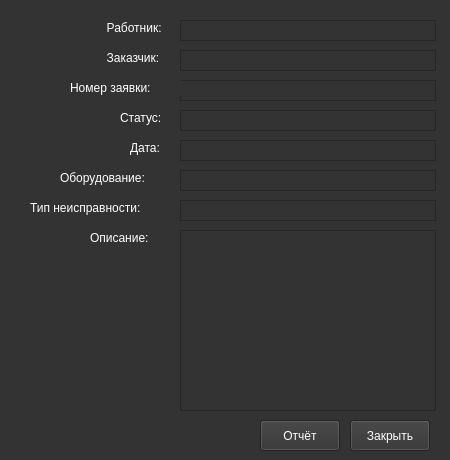
<?xml version="1.0" encoding="UTF-8"?>
<ui version="4.0">
 <class>RequestDescriptionWindow</class>
 <widget class="QMainWindow" name="RequestDescriptionWindow">
  <property name="geometry">
   <rect>
    <x>0</x>
    <y>0</y>
    <width>450</width>
    <height>460</height>
   </rect>
  </property>
  <property name="minimumSize">
   <size>
    <width>450</width>
    <height>460</height>
   </size>
  </property>
  <property name="maximumSize">
   <size>
    <width>450</width>
    <height>460</height>
   </size>
  </property>
  <property name="windowTitle">
   <string>RequestDescriptionWindow</string>
  </property>
  <property name="styleSheet">
   <string notr="true">background-color: #333333;
color: #ffffff;</string>
  </property>
  <widget class="QWidget" name="centralwidget">
   <widget class="QTextBrowser" name="textBrowser_applicationID">
    <property name="geometry">
     <rect>
      <x>180</x>
      <y>80</y>
      <width>256</width>
      <height>21</height>
     </rect>
    </property>
    <property name="verticalScrollBarPolicy">
     <enum>Qt::ScrollBarAlwaysOff</enum>
    </property>
    <property name="horizontalScrollBarPolicy">
     <enum>Qt::ScrollBarAlwaysOff</enum>
    </property>
   </widget>
   <widget class="QTextBrowser" name="textBrowser_typeOfFault">
    <property name="geometry">
     <rect>
      <x>180</x>
      <y>200</y>
      <width>256</width>
      <height>21</height>
     </rect>
    </property>
    <property name="verticalScrollBarPolicy">
     <enum>Qt::ScrollBarAlwaysOff</enum>
    </property>
    <property name="horizontalScrollBarPolicy">
     <enum>Qt::ScrollBarAlwaysOff</enum>
    </property>
   </widget>
   <widget class="QPushButton" name="pushButton">
    <property name="geometry">
     <rect>
      <x>350</x>
      <y>420</y>
      <width>80</width>
      <height>31</height>
     </rect>
    </property>
    <property name="text">
     <string>Закрыть</string>
    </property>
   </widget>
   <widget class="QLabel" name="label_typeOfFault">
    <property name="geometry">
     <rect>
      <x>30</x>
      <y>200</y>
      <width>141</width>
      <height>16</height>
     </rect>
    </property>
    <property name="text">
     <string>Тип неисправности:</string>
    </property>
   </widget>
   <widget class="QLabel" name="label_customer">
    <property name="geometry">
     <rect>
      <x>100</x>
      <y>50</y>
      <width>81</width>
      <height>16</height>
     </rect>
    </property>
    <property name="text">
     <string>  Заказчик:</string>
    </property>
   </widget>
   <widget class="QTextBrowser" name="textBrowser_date">
    <property name="geometry">
     <rect>
      <x>180</x>
      <y>140</y>
      <width>256</width>
      <height>21</height>
     </rect>
    </property>
    <property name="verticalScrollBarPolicy">
     <enum>Qt::ScrollBarAlwaysOff</enum>
    </property>
    <property name="horizontalScrollBarPolicy">
     <enum>Qt::ScrollBarAlwaysOff</enum>
    </property>
   </widget>
   <widget class="QLabel" name="label_more">
    <property name="geometry">
     <rect>
      <x>90</x>
      <y>230</y>
      <width>81</width>
      <height>16</height>
     </rect>
    </property>
    <property name="text">
     <string>Описание:</string>
    </property>
   </widget>
   <widget class="QTextBrowser" name="textBrowser_status">
    <property name="geometry">
     <rect>
      <x>180</x>
      <y>110</y>
      <width>256</width>
      <height>21</height>
     </rect>
    </property>
    <property name="verticalScrollBarPolicy">
     <enum>Qt::ScrollBarAlwaysOff</enum>
    </property>
    <property name="horizontalScrollBarPolicy">
     <enum>Qt::ScrollBarAlwaysOff</enum>
    </property>
   </widget>
   <widget class="QLabel" name="label_applicationID">
    <property name="geometry">
     <rect>
      <x>70</x>
      <y>80</y>
      <width>111</width>
      <height>16</height>
     </rect>
    </property>
    <property name="text">
     <string>Номер заявки:</string>
    </property>
   </widget>
   <widget class="QLabel" name="label_date">
    <property name="geometry">
     <rect>
      <x>130</x>
      <y>140</y>
      <width>41</width>
      <height>16</height>
     </rect>
    </property>
    <property name="text">
     <string>Дата:</string>
    </property>
   </widget>
   <widget class="QTextBrowser" name="textBrowser_more">
    <property name="geometry">
     <rect>
      <x>180</x>
      <y>230</y>
      <width>256</width>
      <height>181</height>
     </rect>
    </property>
   </widget>
   <widget class="QLabel" name="label_equipment">
    <property name="geometry">
     <rect>
      <x>60</x>
      <y>170</y>
      <width>111</width>
      <height>16</height>
     </rect>
    </property>
    <property name="text">
     <string>Оборудование:</string>
    </property>
   </widget>
   <widget class="QTextBrowser" name="textBrowser_customer">
    <property name="geometry">
     <rect>
      <x>180</x>
      <y>50</y>
      <width>256</width>
      <height>21</height>
     </rect>
    </property>
    <property name="verticalScrollBarPolicy">
     <enum>Qt::ScrollBarAlwaysOff</enum>
    </property>
    <property name="horizontalScrollBarPolicy">
     <enum>Qt::ScrollBarAlwaysOff</enum>
    </property>
   </widget>
   <widget class="QLabel" name="label_status">
    <property name="geometry">
     <rect>
      <x>120</x>
      <y>110</y>
      <width>51</width>
      <height>16</height>
     </rect>
    </property>
    <property name="text">
     <string>Статус:</string>
    </property>
   </widget>
   <widget class="QTextBrowser" name="textBrowser_equipment">
    <property name="geometry">
     <rect>
      <x>180</x>
      <y>170</y>
      <width>256</width>
      <height>21</height>
     </rect>
    </property>
    <property name="verticalScrollBarPolicy">
     <enum>Qt::ScrollBarAlwaysOff</enum>
    </property>
    <property name="horizontalScrollBarPolicy">
     <enum>Qt::ScrollBarAlwaysOff</enum>
    </property>
   </widget>
   <widget class="QLabel" name="label_customer_worker">
    <property name="geometry">
     <rect>
      <x>100</x>
      <y>20</y>
      <width>81</width>
      <height>16</height>
     </rect>
    </property>
    <property name="text">
     <string>  Работник:</string>
    </property>
   </widget>
   <widget class="QTextBrowser" name="textBrowser_worker">
    <property name="geometry">
     <rect>
      <x>180</x>
      <y>20</y>
      <width>256</width>
      <height>21</height>
     </rect>
    </property>
    <property name="verticalScrollBarPolicy">
     <enum>Qt::ScrollBarAlwaysOff</enum>
    </property>
    <property name="horizontalScrollBarPolicy">
     <enum>Qt::ScrollBarAlwaysOff</enum>
    </property>
   </widget>
   <widget class="QPushButton" name="pushButton_report">
    <property name="geometry">
     <rect>
      <x>260</x>
      <y>420</y>
      <width>80</width>
      <height>31</height>
     </rect>
    </property>
    <property name="text">
     <string>Отчёт</string>
    </property>
   </widget>
  </widget>
 </widget>
 <resources/>
 <connections/>
</ui>
